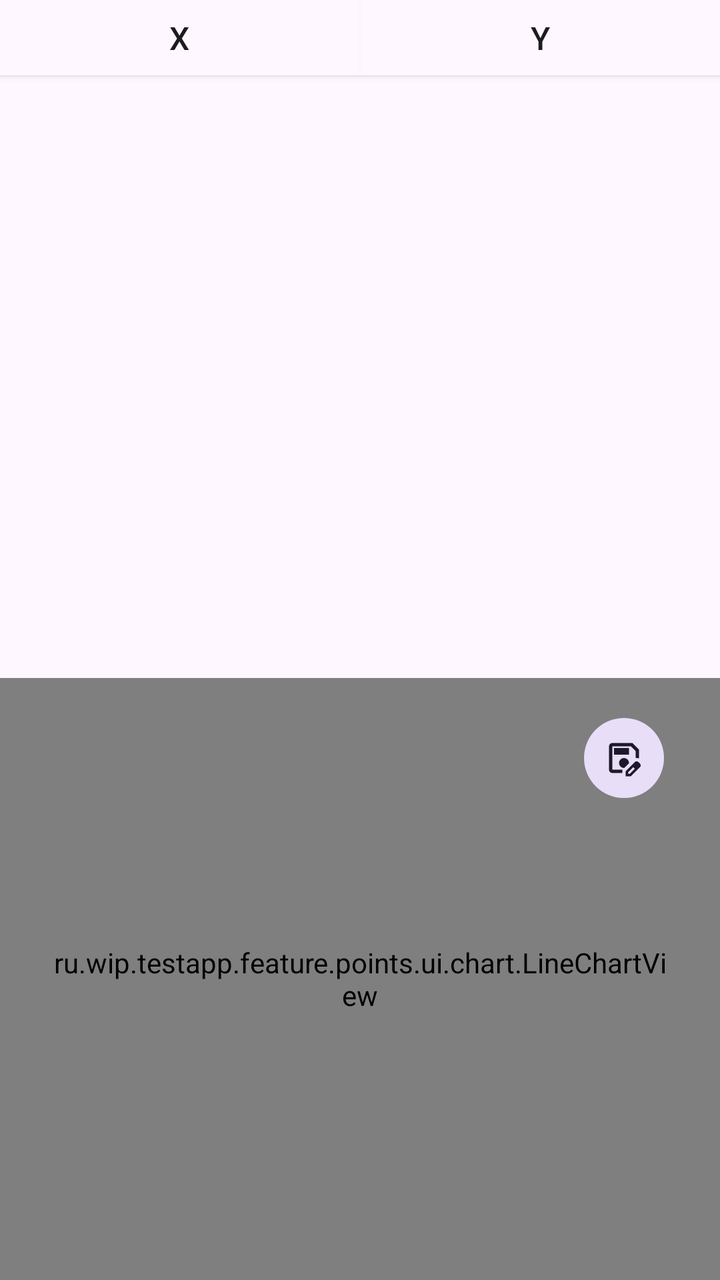
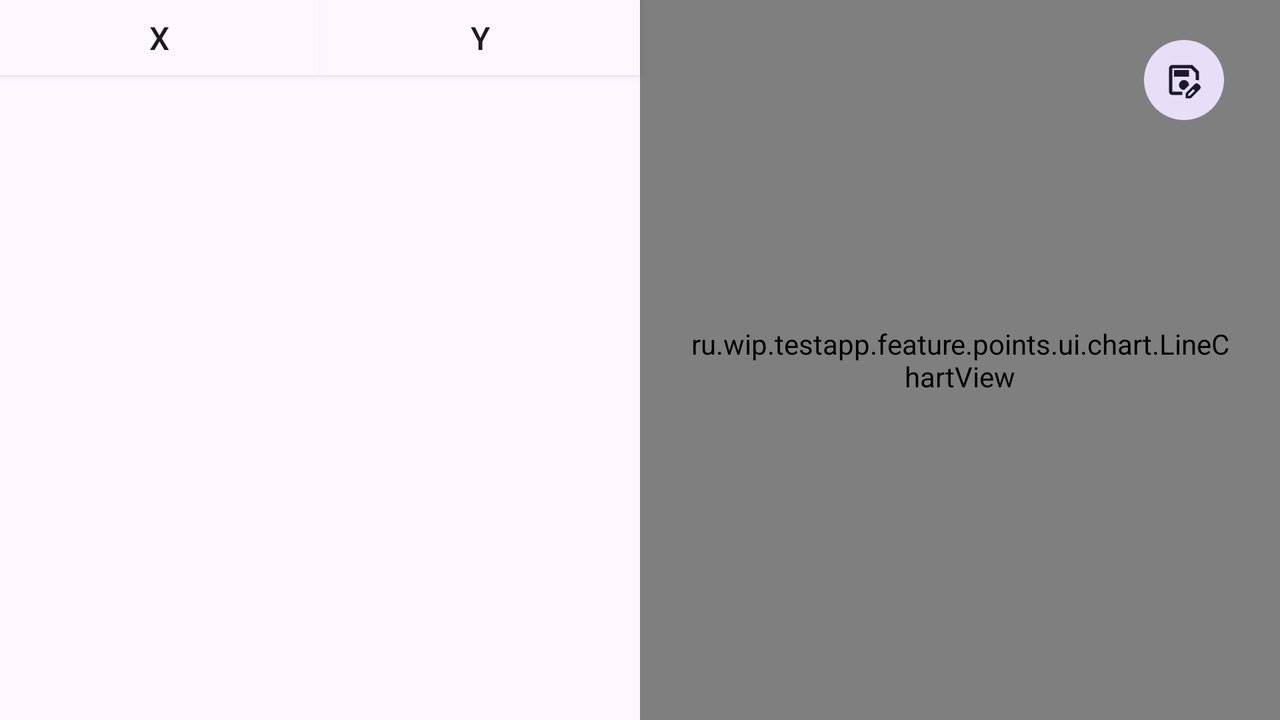

Two renders of one Android screen. The first uses the default layout on a phone; the second uses the alternative layout the repository ships for a different screen configuration, on a matching device. The two XML files are below.
<!-- AndroidManifest.xml: application theme Theme.Testapp -->
<!-- res/layout/fragment_points.xml -->
<?xml version="1.0" encoding="utf-8"?>
<androidx.constraintlayout.widget.ConstraintLayout xmlns:android="http://schemas.android.com/apk/res/android"
    xmlns:app="http://schemas.android.com/apk/res-auto"
    xmlns:tools="http://schemas.android.com/tools"
    android:layout_width="match_parent"
    android:layout_height="match_parent">

    <LinearLayout
        android:id="@+id/pointsHeader"
        android:layout_width="match_parent"
        android:layout_height="wrap_content"
        android:background="?attr/colorSurface"
        android:elevation="2dp"
        android:orientation="horizontal"
        app:layout_constraintBottom_toTopOf="@+id/pointsRecyclerView"
        app:layout_constraintEnd_toEndOf="parent"
        app:layout_constraintStart_toStartOf="parent"
        app:layout_constraintTop_toTopOf="parent">

        <TextView
            android:id="@+id/xLabel"
            style="@style/TextAppearance.Material3.TitleMedium"
            android:layout_width="0dp"
            android:layout_height="wrap_content"
            android:layout_weight="1"
            android:gravity="center"
            android:padding="8dp"
            android:text="X" />

        <View
            android:layout_width="1dp"
            android:layout_height="match_parent"
            android:background="@color/cardview_shadow_end_color" />

        <TextView
            android:id="@+id/yLabel"
            style="@style/TextAppearance.Material3.TitleMedium"
            android:layout_width="0dp"
            android:layout_height="wrap_content"
            android:layout_weight="1"
            android:gravity="center"
            android:padding="8dp"
            android:text="Y" />

    </LinearLayout>

    <androidx.recyclerview.widget.RecyclerView
        android:id="@+id/pointsRecyclerView"
        android:layout_width="0dp"
        android:layout_height="0dp"
        android:clipToPadding="false"
        android:paddingVertical="8dp"
        app:layoutManager="androidx.recyclerview.widget.LinearLayoutManager"
        app:layout_constraintBottom_toTopOf="@+id/chartContainer"
        app:layout_constraintEnd_toEndOf="parent"
        app:layout_constraintStart_toStartOf="parent"
        app:layout_constraintTop_toBottomOf="@id/pointsHeader"
        tools:listitem="@layout/point_item" />

    <LinearLayout
        android:id="@+id/chartContainer"
        android:layout_width="0dp"
        android:layout_height="0dp"
        android:orientation="vertical"
        app:layout_constraintBottom_toBottomOf="parent"
        app:layout_constraintEnd_toEndOf="parent"
        app:layout_constraintStart_toStartOf="parent"
        app:layout_constraintTop_toBottomOf="@id/pointsRecyclerView">

        <ru.wip.testapp.feature.points.ui.chart.LineChartView
            android:id="@+id/chartView"
            android:layout_width="match_parent"
            android:layout_height="match_parent"
            android:padding="24dp" />
    </LinearLayout>

    <Button
        android:id="@+id/saveChartButton"
        style="?attr/materialIconButtonFilledTonalStyle"
        android:layout_width="wrap_content"
        android:layout_height="wrap_content"
        android:layout_marginTop="16dp"
        android:layout_marginEnd="24dp"
        app:icon="@drawable/save_as_24px"
        app:layout_constraintEnd_toEndOf="parent"
        app:layout_constraintTop_toTopOf="@id/chartContainer">

    </Button>


</androidx.constraintlayout.widget.ConstraintLayout>
<!-- res/layout/point_item.xml (included above) -->
<?xml version="1.0" encoding="utf-8"?>
<LinearLayout xmlns:android="http://schemas.android.com/apk/res/android"
    xmlns:tools="http://schemas.android.com/tools"
    android:layout_width="match_parent"
    android:layout_height="wrap_content"
    android:orientation="horizontal">

    <TextView
        android:id="@+id/x"
        style="@style/TextAppearance.Material3.BodyMedium"
        android:layout_width="0dp"
        android:layout_height="wrap_content"
        android:layout_weight="1"
        android:gravity="center"
        android:padding="8dp"
        tools:text="-53" />

    <View
        android:layout_width="1dp"
        android:layout_height="match_parent"
        android:background="?attr/colorSurfaceDim" />

    <TextView
        android:id="@+id/y"
        style="@style/TextAppearance.Material3.BodyMedium"
        android:layout_width="0dp"
        android:layout_height="wrap_content"
        android:layout_weight="1"
        android:gravity="center"
        android:padding="8dp"
        tools:text="45" />

</LinearLayout>
<!-- resources referenced by this layout -->
<resources>
  <!-- drawable save_as_24px (drawable) -->
  <vector xmlns:android="http://schemas.android.com/apk/res/android"
      android:width="24dp"
      android:height="24dp"
      android:viewportWidth="960"
      android:viewportHeight="960"
      android:tint="?attr/colorControlNormal">
    <path
        android:fillColor="@android:color/white"
        android:pathData="M200,840Q167,840 143.5,816.5Q120,793 120,760L120,200Q120,167 143.5,143.5Q167,120 200,120L680,120L840,280L840,492Q821,484 800.5,481.5Q780,479 760,482L760,313L647,200L200,200Q200,200 200,200Q200,200 200,200L200,760Q200,760 200,760Q200,760 200,760L440,760L440,764L440,840L200,840ZM200,200L200,313L200,482Q200,485 200,494.5Q200,504 200,519L200,760L200,760L200,760Q200,760 200,760Q200,760 200,760L200,200Q200,200 200,200Q200,200 200,200ZM520,920L520,797L741,577Q750,568 761,564Q772,560 783,560Q795,560 806,564.5Q817,569 826,578L863,615Q871,624 875.5,635Q880,646 880,657Q880,668 876,679.5Q872,691 863,700L643,920L520,920ZM820,657L820,657L783,620L783,620L820,657ZM580,860L618,860L739,738L721,719L702,701L580,822L580,860ZM721,719L702,701L702,701L739,738L739,738L721,719ZM240,400L600,400L600,240L240,240L240,400ZM480,720Q481,720 482,720Q483,720 484,720L600,605Q600,603 600,602.5Q600,602 600,600Q600,550 565,515Q530,480 480,480Q430,480 395,515Q360,550 360,600Q360,650 395,685Q430,720 480,720Z"/>
  </vector>
  <style name="Theme.Testapp" parent="Theme.Material3.DayNight">
          
          <item name="colorPrimary">@color/purple_500</item>
          <item name="colorPrimaryVariant">@color/purple_700</item>
          <item name="colorOnPrimary">@color/white</item>
          
          <item name="colorSecondary">@color/teal_200</item>
          <item name="colorSecondaryVariant">@color/teal_700</item>
          <item name="colorOnSecondary">@color/black</item>
          
          <item name="android:windowLightStatusBar">true</item>
          <item name="android:statusBarColor">?attr/colorSurfaceContainer</item>
          
      </style>
</resources>
<!-- res/layout-land/fragment_points.xml (the repository's variant of the layout above) -->
<!-- drawn on the phone turned sideways -->
<?xml version="1.0" encoding="utf-8"?>
<androidx.constraintlayout.widget.ConstraintLayout xmlns:android="http://schemas.android.com/apk/res/android"
    xmlns:app="http://schemas.android.com/apk/res-auto"
    xmlns:tools="http://schemas.android.com/tools"
    android:layout_width="match_parent"
    android:layout_height="match_parent">

    <LinearLayout
        android:id="@+id/pointsHeader"
        android:layout_width="0dp"
        android:layout_height="wrap_content"
        android:background="?attr/colorSurface"
        android:elevation="2dp"
        android:orientation="horizontal"
        app:layout_constraintBottom_toTopOf="@id/pointsRecyclerView"
        app:layout_constraintEnd_toStartOf="@id/chartContainer"
        app:layout_constraintStart_toStartOf="parent"
        app:layout_constraintTop_toTopOf="parent">

        <TextView
            android:id="@+id/xLabel"
            style="@style/TextAppearance.Material3.TitleMedium"
            android:layout_width="0dp"
            android:layout_height="wrap_content"
            android:layout_weight="1"
            android:gravity="center"
            android:padding="8dp"
            android:text="X" />

        <View
            android:layout_width="1dp"
            android:layout_height="match_parent"
            android:background="@color/cardview_shadow_end_color" />

        <TextView
            android:id="@+id/yLabel"
            style="@style/TextAppearance.Material3.TitleMedium"
            android:layout_width="0dp"
            android:layout_height="wrap_content"
            android:layout_weight="1"
            android:gravity="center"
            android:padding="8dp"
            android:text="Y" />

    </LinearLayout>

    <androidx.recyclerview.widget.RecyclerView
        android:id="@+id/pointsRecyclerView"
        android:layout_width="0dp"
        android:layout_height="0dp"
        android:clipToPadding="false"
        android:paddingVertical="8dp"
        app:layoutManager="androidx.recyclerview.widget.LinearLayoutManager"
        app:layout_constraintBottom_toBottomOf="parent"
        app:layout_constraintEnd_toStartOf="@id/chartContainer"
        app:layout_constraintStart_toStartOf="parent"
        app:layout_constraintTop_toBottomOf="@id/pointsHeader"

        tools:listitem="@layout/point_item" />

    <LinearLayout
        android:id="@+id/chartContainer"
        android:layout_width="0dp"
        android:layout_height="0dp"
        android:orientation="vertical"
        app:layout_constraintBottom_toBottomOf="parent"
        app:layout_constraintEnd_toEndOf="parent"
        app:layout_constraintStart_toEndOf="@id/pointsHeader"
        app:layout_constraintTop_toTopOf="parent">

        <ru.wip.testapp.feature.points.ui.chart.LineChartView
            android:id="@+id/chartView"
            android:layout_width="match_parent"
            android:layout_height="match_parent"
            android:padding="24dp" />
    </LinearLayout>

    <Button
        android:id="@+id/saveChartButton"
        style="?attr/materialIconButtonFilledTonalStyle"
        android:layout_width="wrap_content"
        android:layout_height="wrap_content"
        android:layout_marginTop="16dp"
        android:layout_marginEnd="24dp"
        app:icon="@drawable/save_as_24px"
        app:layout_constraintEnd_toEndOf="parent"
        app:layout_constraintTop_toTopOf="@id/chartContainer">

    </Button>


</androidx.constraintlayout.widget.ConstraintLayout>
